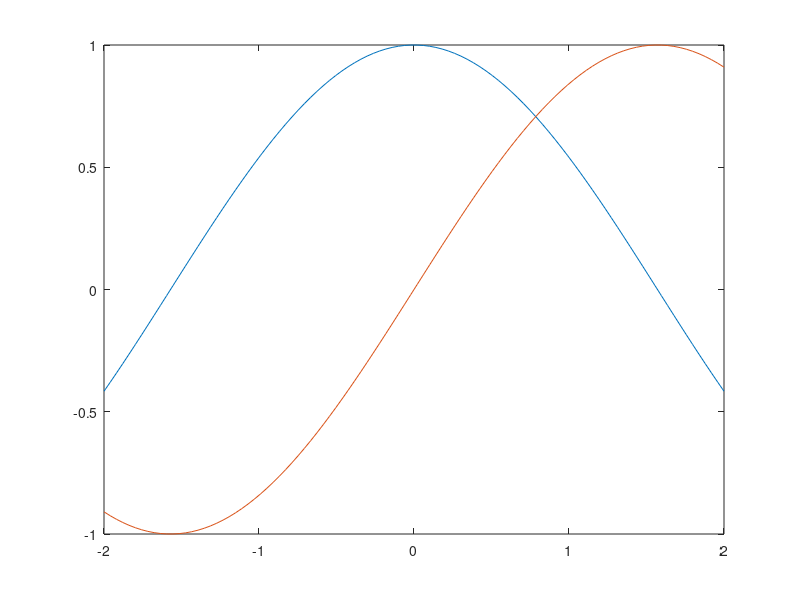

This chart was generated by the following MATLAB code: (Note: this script raises an error after producing the figure.)
function animateSinCos
  % Set X domain mesh
  xs = linspace(-2, 2);
  
  % Create the initial Y values for both the sin and cos plots
  phase = 0;
  cosYs = cos(xs - phase);
  sinYs = sin(xs - phase);
  
  % Plot both the sin and cos on the same axes
  hCosPlot = plot(xs, cosYs);
  hold on;
  hSinPlot = plot(xs, sinYs);
  
  % Render loop
  while true
     % Recompute the sin, cos Ys after incrementing the phase by 0.01
     phase = phase + 0.01;  % Adjust 0.01 to change the perceived animation speed without changing the framerate
     phase = mod(phase, 2*pi); % Keep the phase between [0, 2 pi]
     cosYs = cos(xs - phase);
     sinYs = sin(xs - phase);
     
     % Update the plot YData with these new values. XData stays the same
     hCosPlot.YData = cosYs;
     hSinPlot.YData = sinYs;
     
     % Render the updated values to the screen
     drawnow;
     
     % Adjust the pause time to change the framerate (within reason).
     %pause(0.005);
  end
end